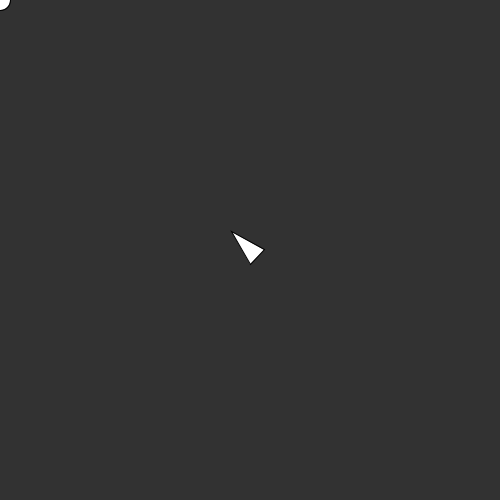
Frame 1 (no input)
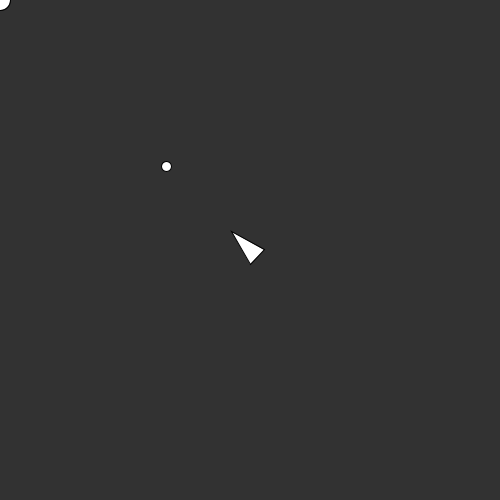
Frame 60 (the mouse pressed at the canvas centre just before this capture)
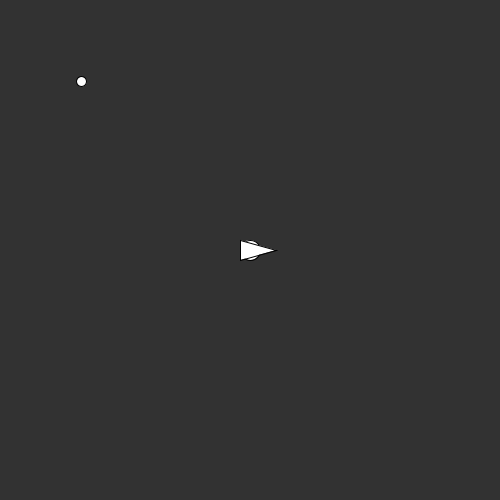
Frame 120 (the mouse held since frame 60 and released just before this capture)

The Processing sketch that drew these frames (run headless with seeded random() and noise(); from frame 60 on, the mouse is pressed at the canvas centre):

// Processing sketch: EnemyAndBullet
// ── EnemyAndBullet.pde
import java.util.Iterator;
void setup() {
  size(500, 500);
}
ArrayList<Bullet> bulletList = new ArrayList<Bullet>();
float[] prevMouse = {width/2, height/2};
void draw() {
  background(50);
  circle(mouseX, mouseY, 20);
  translate(width/2, height/2);
  
  if(prevMouse[0] != mouseX || prevMouse[1] != mouseY){
    PVector dir = new PVector(mouseX - width/2, mouseY - height/2).normalize();
    bulletList.add(new Bullet(0, 0, dir, 1, 10));
    prevMouse[0] = mouseX;
    prevMouse[1] = mouseY;
  }
  Iterator<Bullet> bulletIterator = bulletList.iterator();
  while(bulletIterator.hasNext()){
    Bullet bullet = bulletIterator.next();
    bullet.move();
    if(bullet.x <= -width/2 || bullet.x >= width/2 || bullet.y <= -height/2 || bullet.y >= height/2){
      bulletIterator.remove();
    }
  }
  
  var th = atan2(mouseY - height/2, mouseX - width/2);
  rotate(th);
  triangle(-10, 10, -10, -10, 26, 0);
}
class Bullet
{
  PVector direction;
  float x, y, diameter, speed;
  Bullet(float x, float y, PVector direction, float speed, float diameter)
  {
    this.x = x;
    this.y = y;
    this.direction = direction;
    this.speed = speed;
    this.diameter = diameter;
  }
  void move()
  {
    pushMatrix();
    translate(x, y);
    circle(x, y, diameter);
    x += direction.x * speed;
    y += direction.y * speed;
    popMatrix();
  }
}
